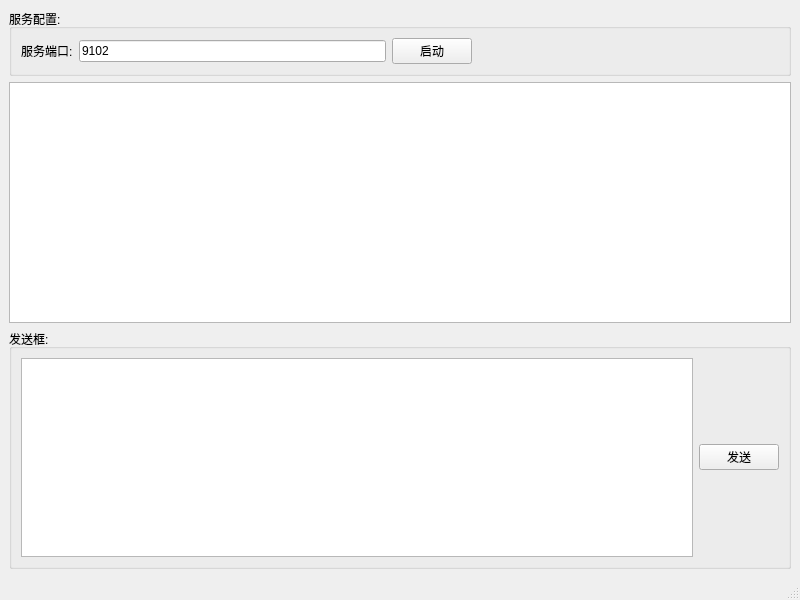
<?xml version="1.0" encoding="UTF-8"?>
<ui version="4.0">
 <class>SoketSvrMainWindow</class>
 <widget class="QMainWindow" name="SoketSvrMainWindow">
  <property name="geometry">
   <rect>
    <x>0</x>
    <y>0</y>
    <width>800</width>
    <height>600</height>
   </rect>
  </property>
  <property name="windowTitle">
   <string>tcp服务端测试程序</string>
  </property>
  <widget class="QWidget" name="centralwidget">
   <layout class="QVBoxLayout" name="verticalLayout">
    <item>
     <widget class="QGroupBox" name="groupBox">
      <property name="title">
       <string>服务配置:</string>
      </property>
      <layout class="QHBoxLayout" name="horizontalLayout">
       <item>
        <widget class="QLabel" name="label_8">
         <property name="text">
          <string>服务端口:</string>
         </property>
        </widget>
       </item>
       <item>
        <widget class="QLineEdit" name="lePort">
         <property name="text">
          <string>9102</string>
         </property>
        </widget>
       </item>
       <item>
        <widget class="QPushButton" name="pbStart">
         <property name="text">
          <string>启动</string>
         </property>
        </widget>
       </item>
       <item>
        <spacer name="horizontalSpacer">
         <property name="orientation">
          <enum>Qt::Horizontal</enum>
         </property>
         <property name="sizeHint" stdset="0">
          <size>
           <width>40</width>
           <height>20</height>
          </size>
         </property>
        </spacer>
       </item>
      </layout>
     </widget>
    </item>
    <item>
     <widget class="QTextEdit" name="teLog"/>
    </item>
    <item>
     <widget class="QGroupBox" name="groupBox_2">
      <property name="title">
       <string>发送框:</string>
      </property>
      <layout class="QHBoxLayout" name="horizontalLayout_2">
       <item>
        <widget class="QTextEdit" name="teSend"/>
       </item>
       <item>
        <widget class="QPushButton" name="pbSend">
         <property name="text">
          <string>发送</string>
         </property>
        </widget>
       </item>
      </layout>
     </widget>
    </item>
   </layout>
  </widget>
  <widget class="QMenuBar" name="menubar">
   <property name="geometry">
    <rect>
     <x>0</x>
     <y>0</y>
     <width>800</width>
     <height>22</height>
    </rect>
   </property>
  </widget>
  <widget class="QStatusBar" name="statusbar"/>
 </widget>
 <resources/>
 <connections/>
</ui>
